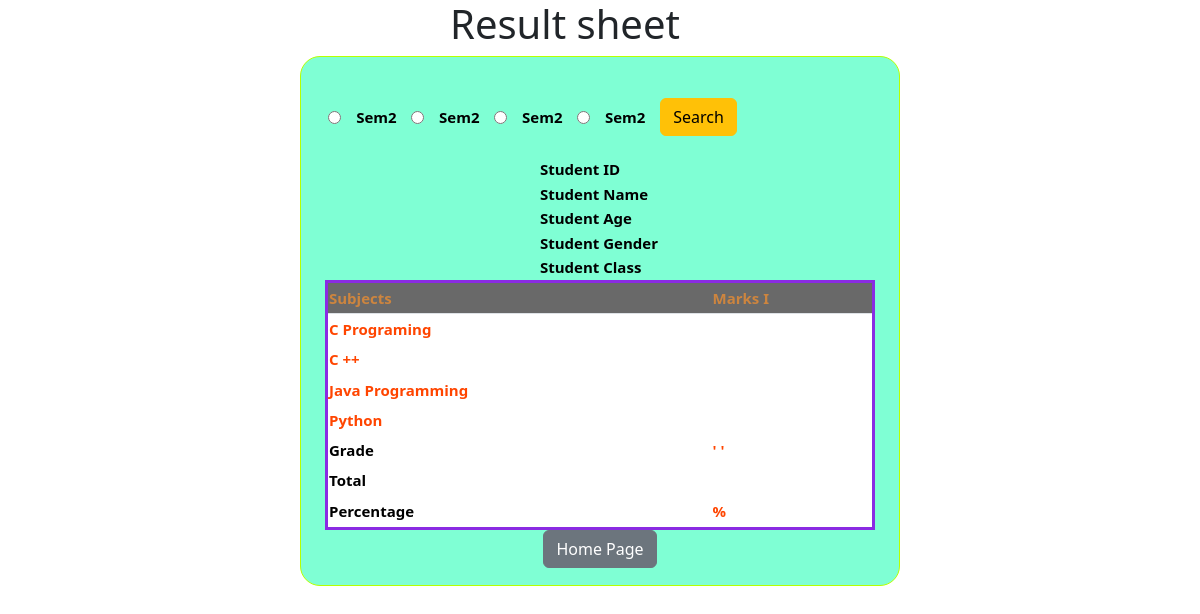
/percentage/viyona, run on the app's committed database.
### results/models.py (models this page shows)
class student(models.Model):
    name=models.CharField(max_length=20)
    age=models.IntegerField()
    gender=models.CharField(max_length=1)
    standard=models.IntegerField()
    marks1=models.IntegerField()
    instrument = models.CharField(choices=(
            ('g', "Guitar"),
            ('b', "Bass"),
            ('d', "Drums"),
        ),
        max_length=1,null=True
    )
    marks2=models.IntegerField()
    marks3=models.IntegerField()
    marks4=models.IntegerField()
    sem=models.CharField(null=True, max_length=5)

### results/views.py (the view, shortened to what this page needs)
# urls.py: path('percentage/<str:name>',views.percentage,name='percentage'),
def percentage(request,name):
    try:
        s=student.objects.filter(name=name)
        return render(request,'percentage.html',{'student':s})
    except Exception as e:
      print(e)
      return HttpResponse(e)

### templates/percentage.html (shortened to what this page needs)
{% load static %}
<!DOCTYPE html>
<html lang="en">
<head>
    <link href="https://cdn.jsdelivr.net/npm/bootstrap@5.3.0-alpha1/dist/css/bootstrap.min.css" rel="stylesheet">
    <link rel="stylesheet" href="{% static 'percentage.css' %}">
</head>
<body>
    <h1> Result sheet </h1>
    <form  method="POST" width="600" class="percentage_form">
        <center>
            <div class="display">
                {% for i in student %}
                    <input type="radio" value="{{i.id}}" id="semm" name="semm">
                    <label for="semm">{{i.sem}}</label>
                    {% endfor %}
                <div class="display">
                    <input type="submit" class="btn btn-warning"  value="Search">
                </div>
                <div class="pic">
                </div>
            </div>
            <table >
                <tr >
                    <td>Student ID</td>
                    <td><label>{{per.id}}</label></td>
                </tr>
                <tr>
                    <td>Student Name</td>
                    <td><label>{{per.name}}</label></td>
                </tr>
                <tr>
                    <td>Student Age</td>
                    <td><label>{{per.age}}</label></td>
                </tr>
                <tr>
                    <td>Student Gender</td>
                    <td><label>{{per.gender}}</label></td>
                </tr>
                <tr>
                    <td>Student Class</td>
                    <td><label>{{per.standard}}</label></td>
                </tr>
            </table>
            <table border="1" width="300" cellspacing="0" class="form_container">
                <tr class="border">
                    <th>Subjects</th>
                    <th>Marks I</th>
                    </tr>
                <tr>
                    <td><label>C Programing</label></td>
                    <td><label>{{per.marks1}}</label></td>
                    </tr>
                    <tr>
                    <td><label>C ++</label></td>
                    <td><label>{{per.marks2}}</label></td>
                </tr>
                <tr>
                    <td><label>Java Programming</label></td>
                    <td><label>{{per.marks3}}</label></td>
                </tr>
                    <td><label>Python</label></td>
                    <td><label>   {{per.marks4}}   </label></td>
                <tr>
                    <td><label class="color"><b>Grade</b></label></td>
                    <td><label >' {{grade}} '</label></td>
                </tr>
                <tr>
                    <td><label class="color"><b>Total</b></label></td>
                    <td><label>{{sum}} </label></td>
                </tr>
                <tr>
                    <td><label class="color"><b>Percentage</b></label></td>
                    <td ><label >{{percentage}} %</label></td>
                </tr>
                </table>
                <a href="{% url 'result' %}" class="btn btn-secondary"> Home Page</a>
        </center>
    </form>
</body>
</html>

### static/percentage.css (style rules this page uses)
.form_container { width: 550px; height:250px; color: orangered; background-color: #fff; border: 3px solid blueviolet; }
.color { color: black; }
.form_container th { color: peru; background-color:dimgray; }
.percentage_form { border:1px solid rgb(183, 255, 0); height: 530px; width: 600px; text-align: center; font-size: 15px; font-weight: bold; padding: 20px ; border-radius: 20px; background-color: aquamarine; color: black; margin-left: 300px; }
.pic { display: inline-block; justify-content: space-evenly; height: 80px; width: 120px; background-size: cover; border-radius: 50%; background-image: url('https://th.bing.com/th/id/R.9efd7962f7cba005948112e6144535c3?rik=sV6InFo81vjS4w&riu=http%3a%2f%2fweknowyourdreams.com%2fimages%2fkids%2fkids-03.jpg&ehk=PGsFFw0XpgVJ9WFHFkeda43rHvuyr3v%2fDMJyhWbONdQ%3d&risl=&pid=ImgRaw&r=0') }
.display { display: flex; justify-content: space-evenly; justify-content: space-around; align-items: center; }
h1 { margin-left: 450px; }

### data on the page
student: sem "Sem2"
student: sem "Sem2"
student: sem "Sem2"
student: sem "Sem2"
